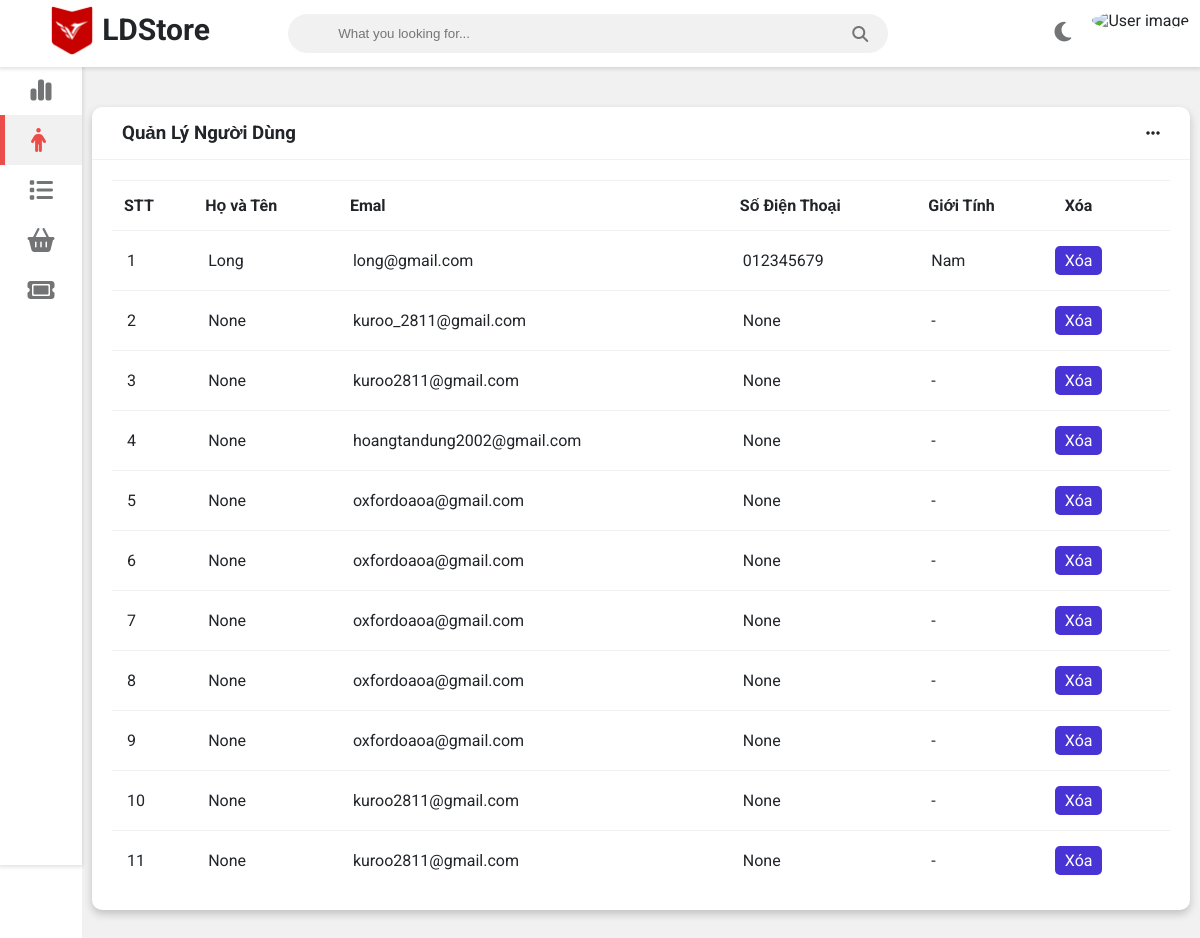
The app's page /adminpage/usermanagement/ with its own data.
### user/models.py (models this page shows, shortened)
class CustomUser(AbstractBaseUser, PermissionsMixin):
    SEX_CHOICES = (
        ("Nam", "Nam"),
        ("Nữ", "Nữ"),
        ("-", "-")
    )
    username = models.CharField(max_length=20, unique=True)
    password = models.CharField(max_length=30)
    email = models.EmailField()
    fullname = models.CharField(max_length=50, blank=True, null=True)
    avatar = models.ImageField(upload_to ='media/user/avatar/%Y/%m/%d', blank=True, null=True)
    address = models.CharField(max_length=300, blank=True, null=True)
    phone_number = models.CharField(max_length=10, blank=True, null=True)
    dob = models.DateField(blank=True, null=True)
    sex = models.CharField(max_length=10, choices=SEX_CHOICES, default="-")
    is_admin = models.BooleanField(default=False)
    is_active = models.BooleanField(default=False)
    is_staff = models.BooleanField(default=True)
    is_superuser = models.BooleanField(default=False)
    objects = UserManager()
    USERNAME_FIELD = 'username'
    REQUIRED_FIELDS = ['password']

### adminpage/views.py (the view)
# urls.py: path('usermanagement/', UserManagement.as_view(), name='usermanagement'),
class UserManagement(View):
    template_name = "adminpage/Manage-User.html"
    def get(self, request, *args, **kwargs):
        users = CustomUser.objects.all()
        context = {
            'users': users,
            'route': 'usermanagement'
        }
        return render(request, self.template_name, context)

### home/context_processors.py (called while the page is built)
def get_category(request):
    categories = Category.objects.all()
    context = {
        'categories': categories,
    }
    return context

### adminpage/templates/adminpage/Manage-User.html (shortened to what this page needs)
<!DOCTYPE html>
{% load static %}
<html>
<head>
    {% include "adminpage/head.html" %}
</head>
<body>
    <div class="navbar">
        <ul class="navbar-nav">
            <li class="nav-item">
                <img  src="{% static 'adminpage/img/logo.png' %}" alt="ATPro logo" class="logo logo-light">
				<span style="font-size: 30px; font-weight: bold; transform: translateY(-20px); display: inline-block;">LDStore</span>
            </li>
        </ul>
        <form class="navbar-search">
            <input type="text" name="Search" class="navbar-search-input" placeholder="What you looking for...">
            <i class="fas fa-search"></i>
        </form>
        <ul class="navbar-nav nav-right">
            <li class="nav-item mode">
                <a class="nav-link" href="#" onclick="switchTheme()">
                    <i class="fas fa-moon dark-icon"></i>
                </a>
            </li>
            <li class="nav-item avt-wrapper">
                <div class="avt dropdown">
                    <img src="assets/tuat.jpg" alt="User image" class="dropdown-toggle" data-toggle="user-menu">
                </div>
            </li>
        </ul>
    </div>
    {% include "adminpage/sidebar.html" %}
    <div class="wrapper">
        <div class="table-manage">
            <div class="card">
                <div class="card-header">
                    <h3>
                        Quản Lý Người Dùng
                    </h3>
                    <i class="fas fa-ellipsis-h"></i>
                </div>
                <div class="card-content">
                    <table>
                        <thead>
                            <tr>
                                <th>STT</th>
                                <th>Họ và Tên</th>
                                <th>Emal</th>
                                <th>Số Điện Thoại</th>
                                <th>Giới Tính</th>
                                <th>Xóa</th>
                            </tr>
                        </thead>
                        <tbody>
                            {% for user in users %}
                                <tr>
                                    <td>{{ forloop.counter }}</td>
                                    <td>{{ user.fullname }}</td>
                                    <td>{{ user.email }}</td>
                                    <td>{{ user.phone_number }}</td>
                                    <td>{{ user.sex }}</td>
                                    <td><a href="#" class="btn">Xóa</a> </td>
                                </tr>
                            {% endfor %}
                        </tbody>
                    </table>
                </div>
            </div>
        </div>
    </div>
</body>
</html>

### static/adminpage/css/style.css (style rules this page uses)
:root { --primary-color: #4834d4; --success-color: #6ab04c; --warning-color: #f0932b; --danger-color: #eb4d4b; --light-color: #212529; --light-second-color: #727475; --light-background: #ffffff; --light-second-background: #f1f1f1; --dark-color: #909090; --dark-second-color: #f5f6fa; --dark-background: #23242D; --dark-second-background: #181818; }
.light { --main-bg-color: var(--light-background); --second-bg-color: var(--light-second-background); --main-color: var(--light-color); --second-color: var(--light-second-color); }
* { box-sizing: border-box; }
body { font-family: 'Roboto', sans-serif; background: var(--main-bg-color); color: var(--main-color); margin: 0; }
.navbar { display: flex; flex-direction: row; background: var(--main-bg-color); color: var(--main-color); position: fixed; top: 0; right: 0; left: 0; z-index: 101; box-shadow: rgba(0,0,0,0.12) 0px 1px 4px 1px; }
.navbar-nav { list-style: none; display: flex; flex-direction: row; padding-left: 0; margin-bottom: 0; margin-top: 0; }
.nav-link { float: left; text-align: center; padding: 21px 10px; text-decoration: none; font-size: 17px; color: var(--second-color); position: relative; }
.navbar-nav i { font-size: 1.4rem; }
.nav-right { margin-left: auto; }
.navbar-search { position: relative; margin: auto; width: 50%; }
.navbar-search input { background: var(--second-bg-color); border: none; padding: 12px 50px 12px 50px; width: 100%; outline: none; color: var(--main-color); border-radius: 20px; }
.navbar-search i { position: absolute; top: 50%; right: 20px; transform: translateY(-50%); color: var(--second-color); cursor: pointer; }
.logo { height: 60px; object-fit: cover; margin-left: 3rem; }
.avt img { width: 39px; height: 39px; border-radius: 50%; }
.avt { padding: 11px }
.dropdown { position: relative; }
.wrapper { padding: 10px; margin-left: 82px; padding-top: 75px; background: var(--second-bg-color); transition: margin-left .5s; }
.table-manage { width: 100%; margin: 2rem 0 ; border-radius: 10px; }
.btn { padding: 5px 10px; border-radius: 5px; background-color: #4834d4; color: #fff; text-decoration: none; transform: translateX(-13px); display: inline-block; }
.card { background: var(--main-bg-color); color: var(--main-color); border-radius: 10px; margin-bottom: 10px; box-shadow: 0 4px 8px 0 rgba(0,0,0,0.2); }
.card-header { padding: 15px 30px; border-bottom: 1px solid var(--second-bg-color); position: relative; }
.card-header i { color: var(--main-color); position: absolute; right: 30px; top: 50%; transform: translateY(-50%); }
.card-header h3 { margin: 0; }
.card-content { padding: 20px; overflow-x: auto; }
table { border-collapse: collapse; width: 100%; }
table td { border-top: 1px solid var(--second-bg-color); padding: 15px; }
table th { border-top: 1px solid var(--second-bg-color); border-bottom: 1px solid var(--second-bg-color); padding: 15px 12px; text-align: left; }

### records on screen
CustomUser: fullname "Long", email "long@gmail.com", phone_number "012345679", sex "Nam"
CustomUser: fullname "None", email "kuroo_2811@gmail.com", phone_number "None", sex "-"
CustomUser: fullname "None", email "kuroo2811@gmail.com", phone_number "None", sex "-"
CustomUser: fullname "None", email "hoangtandung2002@gmail.com", phone_number "None", sex "-"
CustomUser: fullname "None", email "oxfordoaoa@gmail.com", phone_number "None", sex "-"
CustomUser: fullname "None", email "oxfordoaoa@gmail.com", phone_number "None", sex "-"
CustomUser: fullname "None", email "oxfordoaoa@gmail.com", phone_number "None", sex "-"
CustomUser: fullname "None", email "oxfordoaoa@gmail.com", phone_number "None", sex "-"
CustomUser: fullname "None", email "oxfordoaoa@gmail.com", phone_number "None", sex "-"
CustomUser: fullname "None", email "kuroo2811@gmail.com", phone_number "None", sex "-"
CustomUser: fullname "None", email "kuroo2811@gmail.com", phone_number "None", sex "-"
